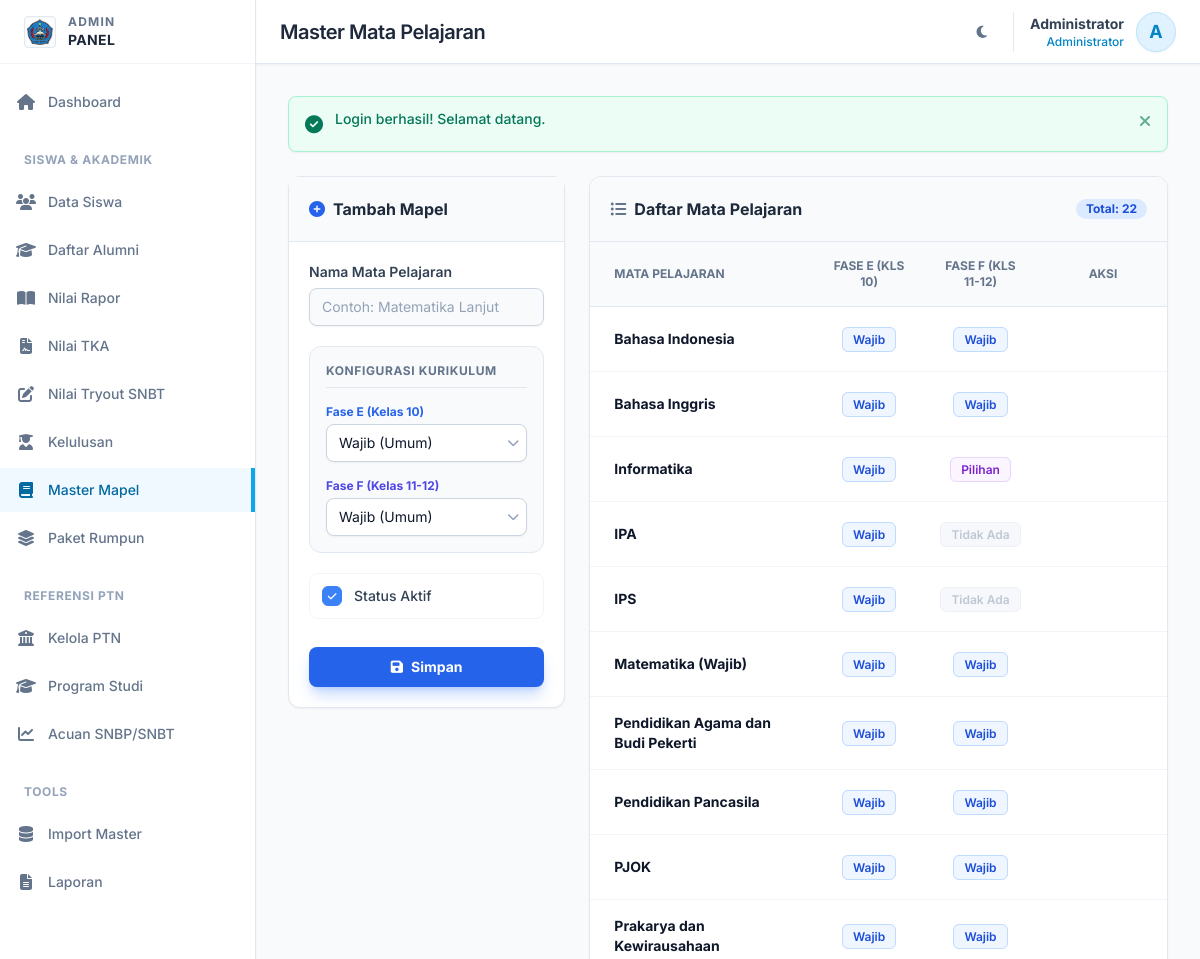
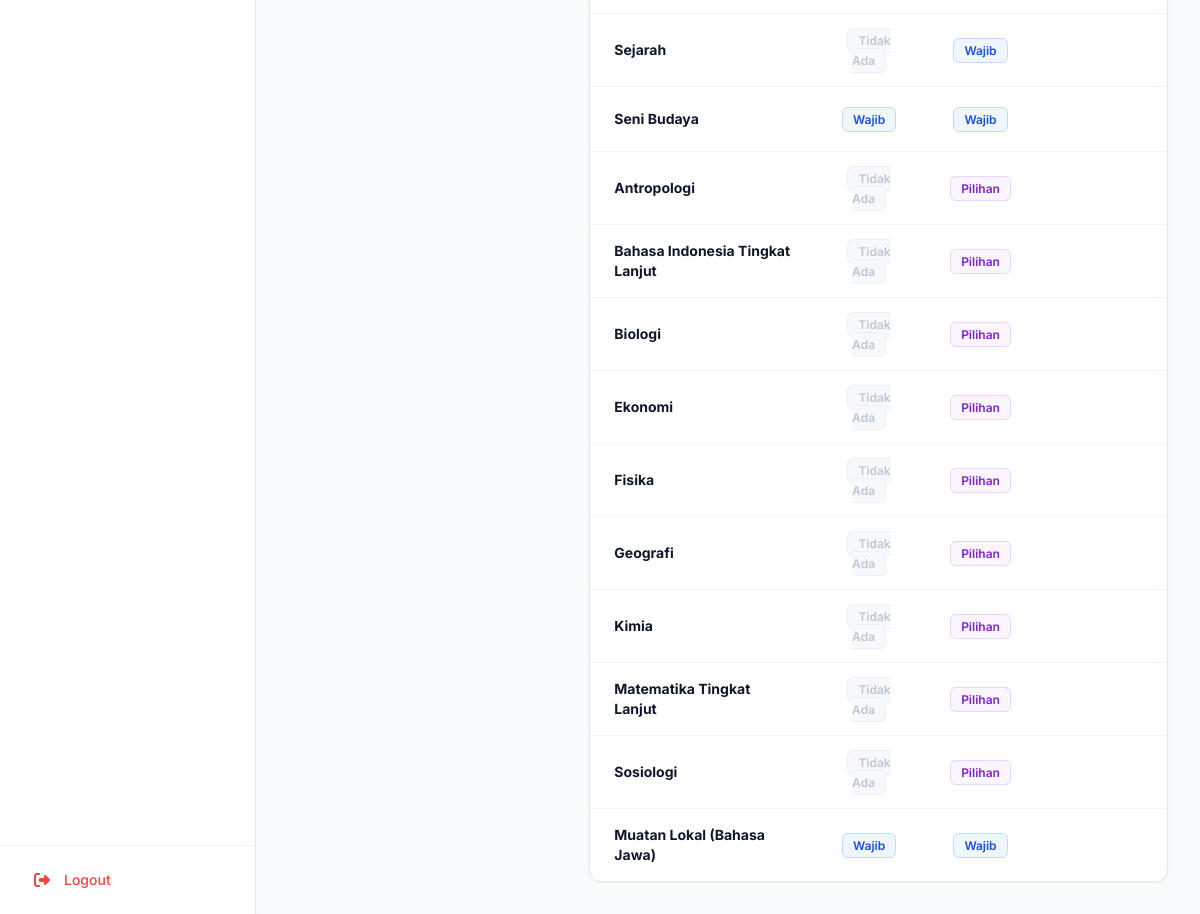
Screenshot of /admin/master-mapel.php (signed in) with the database file from the repository (2 pictures, top to bottom).
### tables this page shows
CREATE TABLE `users` (
  `id` int NOT NULL,
  `username` varchar(50) NOT NULL,
  `password` varchar(255) NOT NULL,
  `role` enum('siswa','admin') DEFAULT 'siswa',
  `nama` varchar(100) NOT NULL,
  `is_active` tinyint(1) DEFAULT '1',
  `created_at` timestamp NULL DEFAULT CURRENT_TIMESTAMP,
  `updated_at` timestamp NULL DEFAULT CURRENT_TIMESTAMP ON UPDATE CURRENT_TIMESTAMP
);

CREATE TABLE `master_mapel` (
  `id` int NOT NULL,
  `nama_mapel` varchar(100) DEFAULT NULL,
  `kelompok` enum('Wajib','Pilihan','Muatan Lokal') DEFAULT 'Wajib',
  `status_fase_e` enum('Wajib','Pilihan','Tidak Ada') DEFAULT 'Wajib',
  `status_fase_f` enum('Wajib','Pilihan','Tidak Ada') DEFAULT 'Wajib',
  `rumpun` enum('Umum','Saintek','Soshum') DEFAULT 'Umum',
  `is_active` tinyint(1) DEFAULT '1'
);

### admin/master-mapel.php (the view, shortened to what the rows shown need)
<?php
$pageTitle = 'Master Mata Pelajaran';
require_once __DIR__ . '/../includes/Database.php';
require_once __DIR__ . '/../includes/functions.php';
$db = Database::getInstance();
require_once __DIR__ . '/../templates/header-admin.php';
$mapelList = $db->query("SELECT * FROM master_mapel ORDER BY kelompok, nama_mapel");
?>
<div class="grid grid-cols-1 lg:grid-cols-12 gap-6 items-start">
    <div class="lg:col-span-8 xl:col-span-9">
        <div class="bg-white dark:bg-slate-800 rounded-xl border border-slate-200 dark:border-slate-700 shadow-sm overflow-hidden">
            <div class="overflow-x-auto">
                <table class="w-full text-left border-collapse">
                    <thead class="bg-slate-50 dark:bg-slate-700/50 text-xs uppercase text-slate-500 dark:text-slate-400 border-b border-slate-200 dark:border-slate-700">
                        <tr>
                            <th class="px-6 py-4 font-bold">Mata Pelajaran</th>
                            <th class="px-4 py-4 text-center font-bold">Fase E (Kls 10)</th>
                            <th class="px-4 py-4 text-center font-bold">Fase F (Kls 11-12)</th>
                            <th class="px-4 py-4 text-center font-bold w-32">Aksi</th>
                        </tr>
                    </thead>
                    <tbody class="divide-y divide-slate-100 dark:divide-slate-700 text-sm">
                        <?php if(empty($mapelList)): ?>
                            <tr>
                                <td colspan="4" class="px-6 py-8 text-center text-slate-500 italic">Belum ada data mata pelajaran.</td>
                            </tr>
                        <?php else: ?>
                            <?php foreach ($mapelList as $m): ?>
                                <tr class="hover:bg-slate-50 dark:hover:bg-slate-700/30 transition group">
                                    <td class="px-6 py-4">
                                        <div class="font-bold text-slate-900 dark:text-white"><?= sanitize($m['nama_mapel']) ?></div>
                                    </td>
                                    <td class="px-4 py-4 text-center align-middle">
                                        <?php
                                            $clsE = match($m['status_fase_e']) {
                                                'Wajib' => 'bg-blue-50 text-blue-700 border-blue-200',
                                                'Pilihan' => 'bg-purple-50 text-purple-700 border-purple-200',
                                                default => 'bg-slate-100 text-slate-400 border-slate-200 opacity-60'
                                            };
                                        ?>
                                        <span class="px-2.5 py-1 rounded-md text-xs font-semibold border <?= $clsE ?>">
                                            <?= $m['status_fase_e'] ?>
                                        </span>
                                    </td>
                                    <td class="px-4 py-4 text-center align-middle">
                                        <?php
                                            $clsF = match($m['status_fase_f']) {
                                                'Wajib' => 'bg-blue-50 text-blue-700 border-blue-200',
                                                'Pilihan' => 'bg-purple-50 text-purple-700 border-purple-200',
                                                default => 'bg-slate-100 text-slate-400 border-slate-200 opacity-60'
                                            };
                                        ?>
                                        <span class="px-2.5 py-1 rounded-md text-xs font-semibold border <?= $clsF ?>">
                                            <?= $m['status_fase_f'] ?>
                                        </span>
                                    </td>
                                    <td class="px-4 py-4 text-center">
                                    </td>
                                </tr>
                            <?php endforeach; ?>
                        <?php endif; ?>
                    </tbody>
                </table>
            </div>
        </div>
    </div>
</div>
<?php require_once __DIR__ . '/../templates/footer.php'; ?>

### templates/header-admin.php (shortened to what the rows shown need)
<?php
require_once __DIR__ . '/../includes/Auth.php';
require_once __DIR__ . '/../includes/functions.php';
$auth = new Auth();
$auth->requireAdmin();
$auth->checkSessionTimeout(1800);
$user = $auth->getUser();
?>
<!DOCTYPE html>
<html lang="id" class="scroll-smooth">
<head>
    <link rel="stylesheet" href="https://cdnjs.cloudflare.com/ajax/libs/font-awesome/6.5.1/css/all.min.css">
    <script src="https://cdn.tailwindcss.com"></script>
</head>
<body class="bg-slate-50 text-slate-800 antialiased dark:bg-slate-900 dark:text-slate-100 transition-colors duration-300">
    <div class="flex h-screen overflow-hidden">
        <div class="flex-1 flex flex-col overflow-hidden relative">
            <header class="bg-white h-16 shadow-sm border-b border-slate-200 flex items-center justify-between px-4 sm:px-6 z-40 dark:bg-slate-800 dark:border-slate-700 transition-colors duration-300">
                <div class="flex items-center gap-4">
                    <h1 class="text-xl font-semibold text-slate-800 tracking-tight hidden sm:block dark:text-white">
                        <?= isset($pageTitle) ? $pageTitle : 'Dashboard' ?>
                    </h1>
                </div>
                <div class="flex items-center gap-4">
                    <div class="flex items-center gap-3 pl-4 border-l border-slate-200 dark:border-slate-600">
                        <div class="text-right hidden sm:block">
                            <div class="text-sm font-bold text-slate-700 dark:text-slate-200"><?= sanitize($user['nama']) ?></div>
                            <div class="text-xs text-sky-600 font-medium dark:text-sky-400">Administrator</div>
                        </div>
                        <div class="h-10 w-10 rounded-full bg-sky-100 border border-sky-200 flex items-center justify-center overflow-hidden text-sky-600 font-bold text-lg shadow-sm dark:bg-sky-900 dark:text-sky-300 dark:border-sky-700">
                            <?= strtoupper(substr($user['nama'], 0, 1)) ?>
                        </div>
                    </div>
                </div>
            </header>
            <main class="flex-1 overflow-x-hidden overflow-y-auto bg-slate-50 p-4 sm:p-6 lg:p-8 dark:bg-slate-900 transition-colors duration-300">

### rows the page displays
users: nama "Administrator", nama "A"
master_mapel: nama_mapel "Bahasa Indonesia", status_fase_e "Wajib", status_fase_f "Wajib"
master_mapel: nama_mapel "Bahasa Inggris", status_fase_e "Wajib", status_fase_f "Wajib"
master_mapel: nama_mapel "Informatika", status_fase_e "Wajib", status_fase_f "Pilihan"
master_mapel: nama_mapel "IPA", status_fase_e "Wajib", status_fase_f "Tidak Ada"
master_mapel: nama_mapel "IPS", status_fase_e "Wajib", status_fase_f "Tidak Ada"
master_mapel: nama_mapel "Matematika (Wajib)", status_fase_e "Wajib", status_fase_f "Wajib"
master_mapel: nama_mapel "Pendidikan Agama dan Budi Pekerti", status_fase_e "Wajib", status_fase_f "Wajib"
master_mapel: nama_mapel "Pendidikan Pancasila", status_fase_e "Wajib", status_fase_f "Wajib"
master_mapel: nama_mapel "PJOK", status_fase_e "Wajib", status_fase_f "Wajib"
master_mapel: nama_mapel "Prakarya dan Kewirausahaan", status_fase_e "Wajib", status_fase_f "Wajib"
master_mapel: nama_mapel "Sejarah", status_fase_e "Tidak Ada", status_fase_f "Wajib"
master_mapel: nama_mapel "Seni Budaya", status_fase_e "Wajib", status_fase_f "Wajib"
master_mapel: nama_mapel "Antropologi", status_fase_e "Tidak Ada", status_fase_f "Pilihan"
master_mapel: nama_mapel "Bahasa Indonesia Tingkat Lanjut", status_fase_e "Tidak Ada", status_fase_f "Pilihan"
master_mapel: nama_mapel "Biologi", status_fase_e "Tidak Ada", status_fase_f "Pilihan"
master_mapel: nama_mapel "Ekonomi", status_fase_e "Tidak Ada", status_fase_f "Pilihan"
master_mapel: nama_mapel "Fisika", status_fase_e "Tidak Ada", status_fase_f "Pilihan"
master_mapel: nama_mapel "Geografi", status_fase_e "Tidak Ada", status_fase_f "Pilihan"
master_mapel: nama_mapel "Kimia", status_fase_e "Tidak Ada", status_fase_f "Pilihan"
master_mapel: nama_mapel "Matematika Tingkat Lanjut", status_fase_e "Tidak Ada", status_fase_f "Pilihan"
master_mapel: nama_mapel "Sosiologi", status_fase_e "Tidak Ada", status_fase_f "Pilihan"
master_mapel: nama_mapel "Muatan Lokal (Bahasa Jawa)", status_fase_e "Wajib", status_fase_f "Wajib"

### other values shown
$pageTitle "Master Mata Pelajaran"
$msgContent "Login berhasil! Selamat datang."
count($mapelList) "22"
